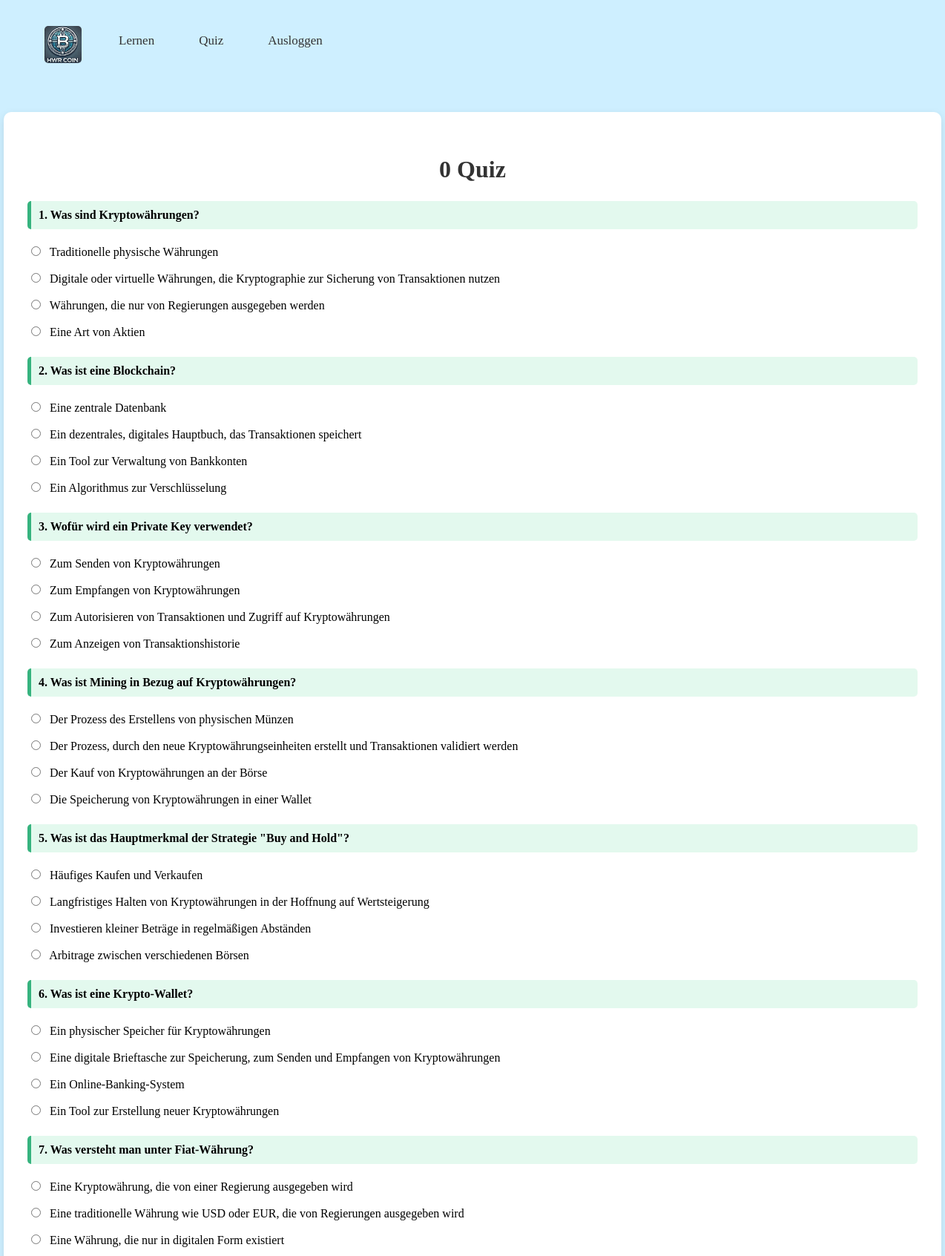
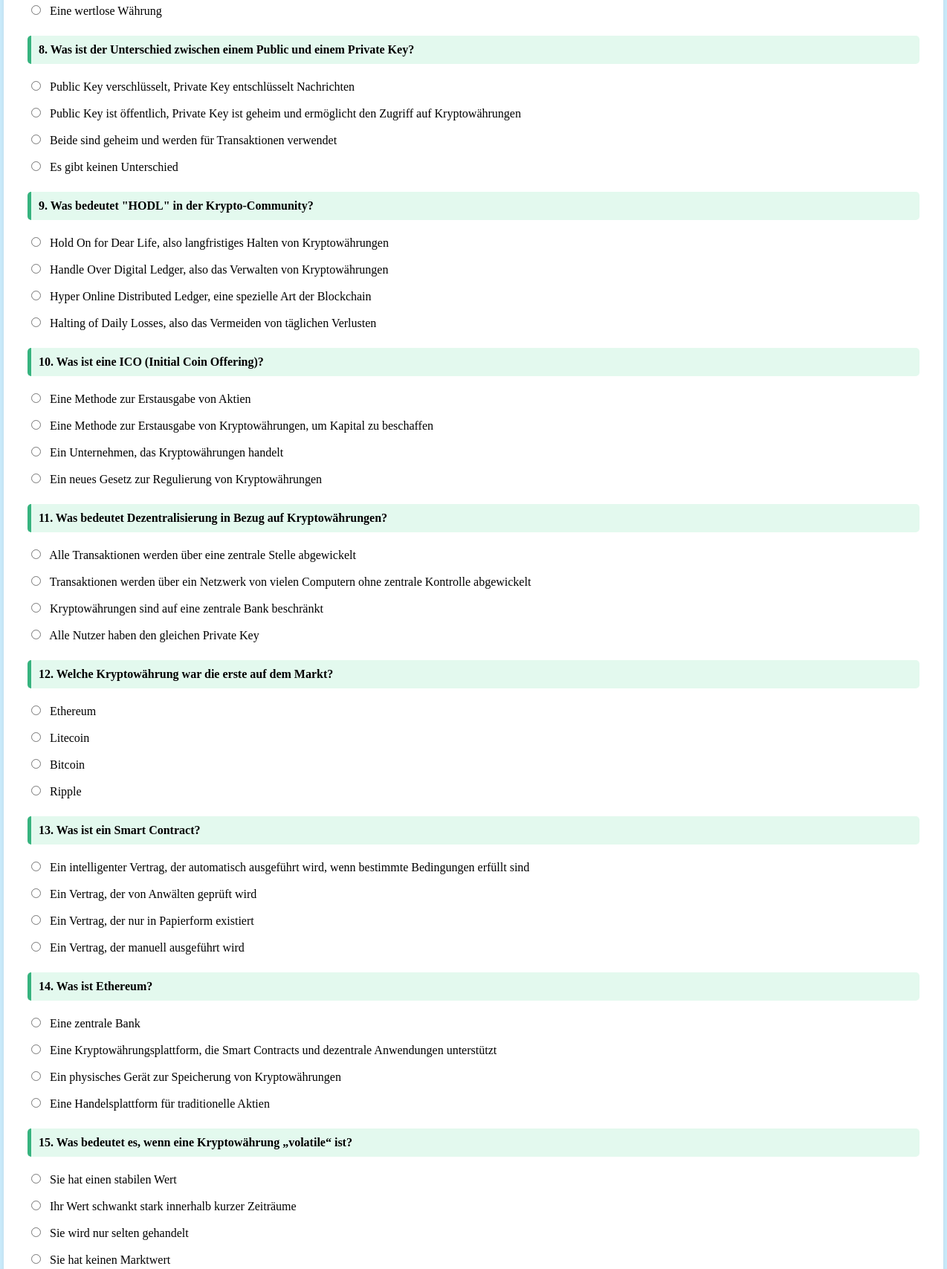
The page /quiz/0 (signed in, upper part) on the database its author committed (2 pictures, top to bottom).
### app/models.py (models this page shows, shortened)
class QuizQuestion(db.Model):
    __tablename__ = 'quiz_questions'
    id = db.Column(db.Integer, primary_key=True)
    question = db.Column(db.Text, nullable=False)
    option_a = db.Column(db.String(256), nullable=False)
    option_b = db.Column(db.String(256), nullable=False)
    option_c = db.Column(db.String(256), nullable=False)
    option_d = db.Column(db.String(256), nullable=False)
    correct_option = db.Column(db.String(1), nullable=False)
    category = db.Column(db.String(50), nullable=False)  # New field for category

### app/routes.py (the view, shortened to what this page needs)
@main.route('/quiz/<level>', methods=['GET', 'POST'])
@login_required
def quiz(level):
    level_to_category = {
        'easy': 'Easy',
        'intermediate1': 'Intermediate1',
        'intermediate2': 'Intermediate2',
        'hard': 'Hard'
    }
    category = level_to_category.get(level, 'Easy')  # Default to 'Easy' if level not found
    questions = QuizQuestion.query.filter_by(category=category).all()
    print(level,";llllll")
    formatted_questions = [
        {
            "question": q.question,
            "options": [q.option_a, q.option_b, q.option_c, q.option_d],
            "answer": q.correct_option,
            "id": q.id
        }
        for q in questions
    ]
    return render_template('quiz.html', questions=formatted_questions, level=level)

### app/models.py (called while the page is built)
@login_manager.user_loader
def load_user(user_id):
    return User.query.get(int(user_id))

### app/templates/quiz.html (shortened to what this page needs)
{% extends "base.html" %}  {% block content %}
<div class="containerr">
  <h2>{{ level.capitalize() }} Quiz</h2>
  <form method="POST" action="{{ url_for('main.quiz', level=level) }}">
    {% for question in questions %}
    <div class="mb-4">
      <p class="quiz-question">{{ loop.index }}. {{ question.question }}</p>
      {% for option in question.options %}
      <div class="form-check">
        <input
          class="form-check-input"
          type="radio"
          name="question_{{ question.id }}"
          value="{{ option }}"
          required
        />
        <label class="form-check-label">{{ option }}</label>
      </div>
      {% endfor %}
    </div>
    {% endfor %}
  </form>
</div>
{% endblock %}

### app/templates/base.html (shortened to what this page needs)
<!DOCTYPE html>
<html lang="en">
  <head>
    <link
      href="{{ url_for('static', filename='css/styles.css') }}"
      rel="stylesheet"
    />
  </head>
  <body>
    <nav class="navbar animated">
      <div class="navbar-brand">
        <a href="{{ url_for('main.home') }}">
          <img
            src="{{ url_for('static', filename='imgs/logo.png') }}"
            alt="Sign-in Photo"
            class="signin-photo"
            style="
              width: 50px;
              height: 50px;
              border-radius: 10%;
              background-size: contain;
              margin-top: 50%;
            "
        /></a>
      </div>
      <ul class="navbar-nav">
        {% if current_user.is_authenticated %}
        <li class="nav-item">
          <a class="nav-link" href="{{ url_for('main.articles') }}">Lernen</a>
        </li>
        <li class="nav-item">
          <a class="nav-link" href="{{ url_for('main.quizzes') }}">Quiz</a>
        </li>
        <li class="nav-item">
          <a class="nav-link" href="{{ url_for('main.logout') }}">Ausloggen</a>
        </li>
        {% else %}
        <li class="nav-item">
          <a class="nav-link" href="{{ url_for('main.login') }}">Anmeldung</a>
        </li>
        {% endif %}
      </ul>
    </nav>
    <div class="animated">
       {% block content %}{% endblock %}
    </div>
  </body>
</html>

### app/static/css/styles.css (style rules this page uses)
body { font-family: 'Times New Roman', Times, serif; margin: 0; padding: 0; background-color: #CEEFFF; }
.navbar { display: flex; align-items: center; background-color: #ceefff; padding: 10px 20px; margin-left: 40px; margin-top: 0px; }
.navbar-brand a { font-size: 24px; text-decoration: none; color: #333; font-weight: bold; }
.navbar-nav { list-style: none; padding: 0; margin: 0; display: flex; gap: 40px; margin-top: 8px; margin-left: 30px; }
.nav-item { margin-left: 20px; font-size: smaller; }
.nav-link { text-decoration: none; color: #333; font-size: 17px; }
.animated { opacity: 0; animation: fadeIn 1s forwards; }

### app/templates/quiz.html (style rules this page uses)
.containerr { background-color: #fff; padding: 2rem; border-radius: 10px; box-shadow: 0 4px 12px rgba(0, 0, 0, 0.1); text-align: center; width: 100%; max-width: 1200px; margin: auto; margin-top: 50px; }
h2 { color: #333; font-size: 2rem; margin-bottom: 1.5rem; }
.quiz-question { background-color: #e3f9ee; border-left: 5px solid #36b37e; padding: 10px; margin: 20px 0; border-radius: 5px; font-weight: bold; }
.mb-4 { margin-bottom: 1.5rem; text-align: left; }
.form-check { margin-bottom: 1rem; text-align: left; }
.form-check-input { margin-right: 0.5rem; }

### rows shown on the page
QuizQuestion: question "Was sind Kryptowährungen?", option_a "Traditionelle physische Währungen", option_b "Digitale oder virtuelle Währungen, die Kryptographie zur Sicherung von Transaktionen nutzen", option_c "Währungen, die nur von Regierungen ausgegeben werden", option_d "Eine Art von Aktien"
QuizQuestion: question "Was ist eine Blockchain?", option_a "Eine zentrale Datenbank", option_b "Ein dezentrales, digitales Hauptbuch, das Transaktionen speichert", option_c "Ein Tool zur Verwaltung von Bankkonten", option_d "Ein Algorithmus zur Verschlüsselung"
QuizQuestion: question "Wofür wird ein Private Key verwendet?", option_a "Zum Senden von Kryptowährungen", option_b "Zum Empfangen von Kryptowährungen", option_c "Zum Autorisieren von Transaktionen und Zugriff auf Kryptowährungen", option_d "Zum Anzeigen von Transaktionshistorie"
QuizQuestion: question "Was ist Mining in Bezug auf Kryptowährungen?", option_a "Der Prozess des Erstellens von physischen Münzen", option_b "Der Prozess, durch den neue Kryptowährungseinheiten erstellt und Transaktionen validiert werden", option_c "Der Kauf von Kryptowährungen an der Börse", option_d "Die Speicherung von Kryptowährungen in einer Wallet"
QuizQuestion: question "Was ist das Hauptmerkmal der Strategie \"Buy and Hold\"?", option_a "Häufiges Kaufen und Verkaufen", option_b "Langfristiges Halten von Kryptowährungen in der Hoffnung auf Wertsteigerung", option_c "Investieren kleiner Beträge in regelmäßigen Abständen", option_d "Arbitrage zwischen verschiedenen Börsen"
QuizQuestion: question "Was ist eine Krypto-Wallet?", option_a "Ein physischer Speicher für Kryptowährungen", option_b "Eine digitale Brieftasche zur Speicherung, zum Senden und Empfangen von Kryptowährungen", option_c "Ein Online-Banking-System", option_d "Ein Tool zur Erstellung neuer Kryptowährungen"
QuizQuestion: question "Was versteht man unter Fiat-Währung?", option_a "Eine Kryptowährung, die von einer Regierung ausgegeben wird", option_b "Eine traditionelle Währung wie USD oder EUR, die von Regierungen ausgegeben wird", option_c "Eine Währung, die nur in digitalen Form existiert", option_d "Eine wertlose Währung"
QuizQuestion: question "Was ist der Unterschied zwischen einem Public und einem Private Key?", option_a "Public Key verschlüsselt, Private Key entschlüsselt Nachrichten", option_b "Public Key ist öffentlich, Private Key ist geheim und ermöglicht den Zugriff auf Kryptowährungen", option_c "Beide sind geheim und werden für Transaktionen verwendet", option_d "Es gibt keinen Unterschied"
QuizQuestion: question "Was bedeutet \"HODL\" in der Krypto-Community?", option_a "Hold On for Dear Life, also langfristiges Halten von Kryptowährungen", option_b "Handle Over Digital Ledger, also das Verwalten von Kryptowährungen", option_c "Hyper Online Distributed Ledger, eine spezielle Art der Blockchain", option_d "Halting of Daily Losses, also das Vermeiden von täglichen Verlusten"
QuizQuestion: question "Was ist eine ICO (Initial Coin Offering)?", option_a "Eine Methode zur Erstausgabe von Aktien", option_b "Eine Methode zur Erstausgabe von Kryptowährungen, um Kapital zu beschaffen", option_c "Ein Unternehmen, das Kryptowährungen handelt", option_d "Ein neues Gesetz zur Regulierung von Kryptowährungen"
QuizQuestion: question "Was bedeutet Dezentralisierung in Bezug auf Kryptowährungen?", option_a "Alle Transaktionen werden über eine zentrale Stelle abgewickelt", option_b "Transaktionen werden über ein Netzwerk von vielen Computern ohne zentrale Kontrolle abgewickelt", option_c "Kryptowährungen sind auf eine zentrale Bank beschränkt", option_d "Alle Nutzer haben den gleichen Private Key"
QuizQuestion: question "Welche Kryptowährung war die erste auf dem Markt?", option_a "Ethereum", option_b "Litecoin", option_c "Bitcoin", option_d "Ripple"
QuizQuestion: question "Was ist ein Smart Contract?", option_a "Ein intelligenter Vertrag, der automatisch ausgeführt wird, wenn bestimmte Bedingungen erfüllt sind", option_b "Ein Vertrag, der von Anwälten geprüft wird", option_c "Ein Vertrag, der nur in Papierform existiert", option_d "Ein Vertrag, der manuell ausgeführt wird"
QuizQuestion: question "Was ist Ethereum?", option_a "Eine zentrale Bank", option_b "Eine Kryptowährungsplattform, die Smart Contracts und dezentrale Anwendungen unterstützt", option_c "Ein physisches Gerät zur Speicherung von Kryptowährungen", option_d "Eine Handelsplattform für traditionelle Aktien"
QuizQuestion: question "Was bedeutet es, wenn eine Kryptowährung „volatile“ ist?", option_a "Sie hat einen stabilen Wert", option_b "Ihr Wert schwankt stark innerhalb kurzer Zeiträume", option_c "Sie wird nur selten gehandelt", option_d "Sie hat keinen Marktwert"

### other values the page prints
{{ level.capitalize() }} "0"
